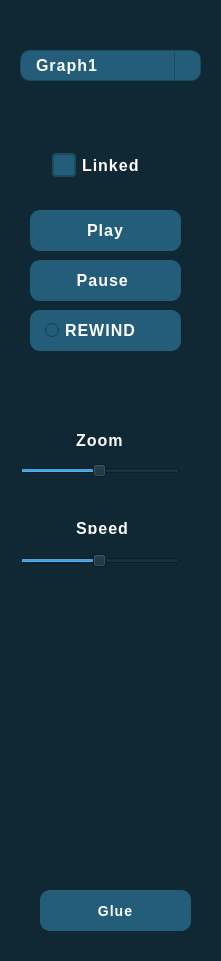
   <widget class="QWidget" name="tools" native="true">
    <property name="geometry">
     <rect>
      <x>1280</x>
      <y>10</y>
      <width>221</width>
      <height>961</height>
     </rect>
    </property>
    <property name="styleSheet">
     <string notr="true">QWidget {
    background-color: #0f2834; /* Background color */
    border-radius: 15px; /* Curved borders */
    border: 2px solid #0f2834; /* 3D outline */

    box-shadow: 2px 2px 8px rgba(0, 0, 0, 0.7); /* 3D shadow effect */
}</string>
    </property>
    <widget class="QFrame" name="frame">
     <property name="geometry">
      <rect>
       <x>10</x>
       <y>40</y>
       <width>201</width>
       <height>104</height>
      </rect>
     </property>
     <property name="styleSheet">
      <string notr="true">gridline-color: rgb(255, 85, 0);
selection-color: rgb(255, 85, 0);</string>
     </property>
     <property name="frameShape">
      <enum>QFrame::HLine</enum>
     </property>
     <property name="frameShadow">
      <enum>QFrame::Plain</enum>
     </property>
     <property name="lineWidth">
      <number>2</number>
     </property>
     <property name="midLineWidth">
      <number>2</number>
     </property>
     <widget class="QComboBox" name="comboBox">
      <property name="geometry">
       <rect>
        <x>10</x>
        <y>10</y>
        <width>181</width>
        <height>31</height>
       </rect>
      </property>
      <property name="cursor">
       <cursorShape>PointingHandCursor</cursorShape>
      </property>
      <property name="styleSheet">
       <string notr="true">QComboBox {
    background-color: #235d79;   /* Background color for the combo box */
    border: 1px solid #1b4b61;   /* Border around the combo box */
    border-radius: 10px;         /* Rounded corners */
    padding: 5px 15px;           /* Padding around the text */
    color: white;                /* Text color */
     font-family: Arial, Helvetica, sans-serif;  /* Font family */
    font-size: 16px;              /* Font size */
    font-weight: bold;            /* Bold text */
    letter-spacing: 1px;          /* Spacing between letters */
    text-transform: uppercase;    /* Uppercase letters */
}

QComboBox:hover {
    background-color: #2e6d8e;   /* Lighter blue when hovering */
}

QComboBox:pressed {
    background-color: #1b4b61;   /* Darker blue when pressed */
}

QComboBox::drop-down {
    subcontrol-origin: padding;
    subcontrol-position: top right;
    width: 25px;                 /* Width of the drop-down button */
    border-left: 1px solid #1b4b61; /* Border separating the drop-down arrow */
    background-color: #235d79;   /* Same background color for drop-down */
    border-top-right-radius: 10px; /* Rounded top right */
    border-bottom-right-radius: 10px; /* Rounded bottom right */
}

QComboBox::down-arrow {
    width: 10px;                 /* Size of the arrow */
    height: 10px;                /* Size of the arrow */
    image: none;                 /* Use default arrow */
}

QComboBox QAbstractItemView {
    background-color: #E0E0E0;   /* Background color for the list */
    border: 1px solid #235d79;   /* Border for the list */
    selection-background-color: #235d79; /* Selection color when an item is highlighted */
    color: black;                /* Text color for the items */
}

QComboBox::item:hover {
    background-color: #2e6d8e;   /* Lighter blue when hovering over an item */
}

QComboBox::item:selected {
    background-color: #1b4b61;   /* Darker blue when an item is selected */
}
</string>
      </property>
      <item>
       <property name="text">
        <string>Graph1</string>
       </property>
      </item>
      <item>
       <property name="text">
        <string>Graph2</string>
       </property>
      </item>
     </widget>
    </widget>
    <widget class="QPushButton" name="pause">
     <property name="geometry">
      <rect>
       <x>30</x>
       <y>260</y>
       <width>151</width>
       <height>41</height>
      </rect>
     </property>
     <property name="cursor">
      <cursorShape>PointingHandCursor</cursorShape>
     </property>
     <property name="styleSheet">
      <string notr="true">QPushButton {
    background-color: #235d79;    /* Blue color */
    border-radius: 10px;          /* Rounded corners */
    border: none;                 /* No border */
    color: white;                 /* Text color */
    padding: 5px 15px;            /* Padding for better text alignment */
    
    font-family: Arial, Helvetica, sans-serif;  /* Font family */
    font-size: 16px;              /* Font size */
    font-weight: bold;            /* Bold text */
    letter-spacing: 1px;          /* Spacing between letters */
    text-transform: uppercase;    /* Uppercase letters */
}

QPushButton:hover {
    background-color: #2e6d8e;    /* Slightly lighter blue when hovering */
}

QPushButton:pressed {
    background-color: #1b4b61;    /* Darker blue when pressed */
}


</string>
     </property>
     <property name="text">
      <string>Pause </string>
     </property>
     <property name="icon">
      <iconset>
       <disabledon>:/icons/icons8-pause-30.png</disabledon>
      </iconset>
     </property>
     <property name="iconSize">
      <size>
       <width>25</width>
       <height>25</height>
      </size>
     </property>
    </widget>
    <widget class="QPushButton" name="play">
     <property name="geometry">
      <rect>
       <x>30</x>
       <y>210</y>
       <width>151</width>
       <height>41</height>
      </rect>
     </property>
     <property name="cursor">
      <cursorShape>PointingHandCursor</cursorShape>
     </property>
     <property name="styleSheet">
      <string notr="true">
QPushButton {
    background-color: #235d79;    /* Blue color */
    border-radius: 10px;          /* Rounded corners */
    border: none;                 /* No border */
    color: white;                 /* Text color */
    padding: 5px 15px;            /* Padding for better text alignment */
    
    font-family: Arial, Helvetica, sans-serif;  /* Font family */
    font-size: 16px;              /* Font size */
    font-weight: bold;            /* Bold text */
    letter-spacing: 1px;          /* Spacing between letters */
    text-transform: uppercase;    /* Uppercase letters */
}

QPushButton:hover {
    background-color: #2e6d8e;    /* Slightly lighter blue when hovering */
}

QPushButton:pressed {
    background-color: #1b4b61;    /* Darker blue when pressed */
}


</string>
     </property>
     <property name="text">
      <string>Play</string>
     </property>
     <property name="icon">
      <iconset>
       <disabledon>:/icons/icons8-play-50.png</disabledon>
      </iconset>
     </property>
     <property name="iconSize">
      <size>
       <width>25</width>
       <height>25</height>
      </size>
     </property>
    </widget>
    <widget class="QLabel" name="zoom_label">
     <property name="geometry">
      <rect>
       <x>70</x>
       <y>430</y>
       <width>81</width>
       <height>20</height>
      </rect>
     </property>
     <property name="styleSheet">
      <string notr="true">color:rgb(255, 255, 255);
    
    font-family: Arial, Helvetica, sans-serif;  /* Font family */
    font-size: 16px;              /* Font size */
    font-weight: bold;            /* Bold text */
    letter-spacing: 1px;          /* Spacing between letters */
    text-transform: uppercase;    /* Uppercase letters */



</string>
     </property>
     <property name="text">
      <string>Zoom</string>
     </property>
    </widget>
    <widget class="QLabel" name="speed_label">
     <property name="geometry">
      <rect>
       <x>70</x>
       <y>520</y>
       <width>81</width>
       <height>16</height>
      </rect>
     </property>
     <property name="styleSheet">
      <string notr="true">color:rgb(255, 255, 255);
    
    font-family: Arial, Helvetica, sans-serif;  /* Font family */
    font-size: 16px;              /* Font size */
    font-weight: bold;            /* Bold text */
    letter-spacing: 1px;          /* Spacing between letters */
    text-transform: uppercase;    /* Uppercase letters */</string>
     </property>
     <property name="text">
      <string>Speed</string>
     </property>
    </widget>
    <widget class="QCheckBox" name="linked_chechbox">
     <property name="geometry">
      <rect>
       <x>50</x>
       <y>140</y>
       <width>121</width>
       <height>51</height>
      </rect>
     </property>
     <property name="cursor">
      <cursorShape>PointingHandCursor</cursorShape>
     </property>
     <property name="styleSheet">
      <string notr="true">QCheckBox {
    color: white;                  /* Text color */
    font-family: Arial, Helvetica, sans-serif;  /* Font family */
    font-size: 16px;              /* Font size */
    font-weight: bold;            /* Bold text */
    letter-spacing: 1px;          /* Spacing between letters */
    text-transform: uppercase;    /* Uppercase letters */
}

QCheckBox::indicator {
    width: 20px;                  /* Size of the checkbox */
    height: 20px;
	
    background-color: #235d79;   /* Background color for the checkbox */
    border: 2px solid #1b4b61;   /* Border color for the checkbox */
    border-radius: 4px;          /* Rounded corners */
}

QCheckBox::indicator:checked {
    background-color: #1b4b61;   /* Background color when checked */
    border: 2px solid #FFC300;   /* Border color when checked */
}

QCheckBox::indicator:unchecked {
    background-color: #235d79;   /* Background color when unchecked */
    border: 2px solid #1b4b61;   /* Border color when unchecked */
}

QCheckBox::indicator:hover {
    background-color: #2e6d8e;   /* Lighter blue when hovering over the checkbox indicator */
}

QCheckBox::indicator:pressed {
    background-color: #1b4b61;   /* Darker blue when pressed */
}

QCheckBox:hover {
    color: white;                /* Keep the text color white on hover */
}
</string>
     </property>
     <property name="text">
      <string>Linked</string>
     </property>
    </widget>
    <widget class="QSlider" name="zoom">
     <property name="geometry">
      <rect>
       <x>20</x>
       <y>460</y>
       <width>160</width>
       <height>22</height>
      </rect>
     </property>
     <property name="cursor">
      <cursorShape>PointingHandCursor</cursorShape>
     </property>
     <property name="styleSheet">
      <string notr="true">QSlider::groove:horizontal {
    border: 1px solid #235d79;   /* Border around the groove */
    height: 8px;                 /* Groove height */
    background: #E0E0E0;         /* Groove background color */
    border-radius: 4px;          /* Rounded groove edges */
}

QSlider::handle:horizontal {
    background-color: #235d79;   /* Handle color */
    border: 1px solid #1b4b61;   /* Border for handle (darker shade) */
    width: 18px;                 /* Handle width */
    height: 18px;                /* Handle height */
    border-radius: 9px;          /* Rounded handle */
    margin: -5px 0;              /* Centers the handle over the groove */
}

QSlider::handle:horizontal:hover {
    background-color: #2e6d8e;   /* Lighter blue when hovering */
}

QSlider::handle:horizontal:pressed {
    background-color: #1b4b61;   /* Darker blue when pressed */
}

QSlider::sub-page:horizontal {
    background: #235d79;         /* Color of the filled area before the handle */
    border-radius: 4px;          /* Rounded edges for the sub-page */
}

QSlider::add-page:horizontal {
    background: #E0E0E0;         /* Color of the empty
}</string>
     </property>
     <property name="minimum">
      <number>1</number>
     </property>
     <property name="maximum">
      <number>100</number>
     </property>
     <property name="value">
      <number>50</number>
     </property>
     <property name="orientation">
      <enum>Qt::Horizontal</enum>
     </property>
    </widget>
    <widget class="QSlider" name="speed">
     <property name="geometry">
      <rect>
       <x>20</x>
       <y>550</y>
       <width>160</width>
       <height>22</height>
      </rect>
     </property>
     <property name="cursor">
      <cursorShape>PointingHandCursor</cursorShape>
     </property>
     <property name="styleSheet">
      <string notr="true">QSlider::groove:horizontal {
    border: 1px solid #235d79;   /* Border around the groove */
    height: 8px;                 /* Groove height */
    background: #E0E0E0;         /* Groove background color */
    border-radius: 4px;          /* Rounded groove edges */
}

QSlider::handle:horizontal {
    background-color: #235d79;   /* Handle color */
    border: 1px solid #1b4b61;   /* Border for handle (darker shade) */
    width: 18px;                 /* Handle width */
    height: 18px;                /* Handle height */
    border-radius: 9px;          /* Rounded handle */
    margin: -5px 0;              /* Centers the handle over the groove */
}

QSlider::handle:horizontal:hover {
    background-color: #2e6d8e;   /* Lighter blue when hovering */
}

QSlider::handle:horizontal:pressed {
    background-color: #1b4b61;   /* Darker blue when pressed */
}

QSlider::sub-page:horizontal {
    background: #235d79;         /* Color of the filled area before the handle */
    border-radius: 4px;          /* Rounded edges for the sub-page */
}

QSlider::add-page:horizontal {
    background: #E0E0E0;         /* Color of the empty
}</string>
     </property>
     <property name="minimum">
      <number>1</number>
     </property>
     <property name="maximum">
      <number>100</number>
     </property>
     <property name="value">
      <number>50</number>
     </property>
     <property name="orientation">
      <enum>Qt::Horizontal</enum>
     </property>
    </widget>
    <widget class="QPushButton" name="glue">
     <property name="geometry">
      <rect>
       <x>40</x>
       <y>890</y>
       <width>151</width>
       <height>41</height>
      </rect>
     </property>
     <property name="cursor">
      <cursorShape>PointingHandCursor</cursorShape>
     </property>
     <property name="toolTip">
      <string>&lt;html&gt;&lt;head/&gt;&lt;body&gt;&lt;p&gt;try to glue signals!&lt;/p&gt;&lt;/body&gt;&lt;/html&gt;</string>
     </property>
     <property name="styleSheet">
      <string notr="true">QPushButton {
    background-color: #235d79;    /* Blue color */
    border-radius: 10px;          /* Rounded corners */
    border: none;                 /* No border */
    color: white;                 /* Text color */
    padding: 5px 15px;            /* Padding for better text alignment */
    
    font-family: Arial, Helvetica, sans-serif;  /* Font family */
    font-size: 14px;              /* Font size */
    font-weight: bold;            /* Bold text */
    letter-spacing: 1px;          /* Spacing between letters */
    text-transform: uppercase;    /* Uppercase letters */
}

QPushButton:hover {
    background-color: #2e6d8e;    /* Slightly lighter blue when hovering */
}

QPushButton:pressed {
    background-color: #1b4b61;    /* Darker blue when pressed */
}


</string>
     </property>
     <property name="text">
      <string>Glue</string>
     </property>
    </widget>
    <widget class="QRadioButton" name="rewind">
     <property name="geometry">
      <rect>
       <x>30</x>
       <y>310</y>
       <width>151</width>
       <height>41</height>
      </rect>
     </property>
     <property name="cursor">
      <cursorShape>PointingHandCursor</cursorShape>
     </property>
     <property name="styleSheet">
      <string notr="true">QRadioButton {
    background-color: #235d79;    /* Blue color */
    border-radius: 10px;          /* Rounded corners */
    border: none;                 /* No border */
    color: white;                 /* Text color */
    padding: 5px 15px;            /* Padding for better text alignment */
    
    font-family: Arial, Helvetica, sans-serif;  /* Font family */
    font-size: 16px;              /* Font size */
    font-weight: bold;            /* Bold text */
    letter-spacing: 1px;          /* Spacing between letters */
    text-transform: uppercase;    /* Uppercase letters */
}

QRadioButton:hover {
    background-color: #2e6d8e;    /* Slightly lighter blue when hovering */
}

QRadioButton:pressed {
    background-color: #1b4b61;    /* Darker blue when pressed */
}


</string>
     </property>
     <property name="text">
      <string>REWIND</string>
     </property>
     <property name="icon">
      <iconset>
       <disabledon>:/icons/icons8-rewind-50.png</disabledon>
      </iconset>
     </property>
     <property name="iconSize">
      <size>
       <width>25</width>
       <height>25</height>
      </size>
     </property>
    </widget>
   </widget>
